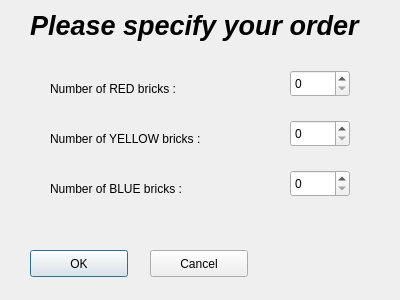
<?xml version="1.0" encoding="UTF-8"?>
<ui version="4.0">
 <class>Dialog</class>
 <widget class="QDialog" name="Dialog">
  <property name="geometry">
   <rect>
    <x>0</x>
    <y>0</y>
    <width>400</width>
    <height>300</height>
   </rect>
  </property>
  <property name="windowTitle">
   <string>Dialog</string>
  </property>
  <widget class="QPushButton" name="ok_btn">
   <property name="geometry">
    <rect>
     <x>30</x>
     <y>250</y>
     <width>98</width>
     <height>27</height>
    </rect>
   </property>
   <property name="text">
    <string>OK</string>
   </property>
  </widget>
  <widget class="QPushButton" name="cncl_btn">
   <property name="geometry">
    <rect>
     <x>150</x>
     <y>250</y>
     <width>98</width>
     <height>27</height>
    </rect>
   </property>
   <property name="text">
    <string>Cancel</string>
   </property>
  </widget>
  <widget class="QLabel" name="label">
   <property name="geometry">
    <rect>
     <x>50</x>
     <y>80</y>
     <width>181</width>
     <height>17</height>
    </rect>
   </property>
   <property name="text">
    <string>Number of RED bricks :</string>
   </property>
  </widget>
  <widget class="QLabel" name="label_2">
   <property name="geometry">
    <rect>
     <x>50</x>
     <y>130</y>
     <width>191</width>
     <height>17</height>
    </rect>
   </property>
   <property name="text">
    <string>Number of YELLOW bricks :</string>
   </property>
  </widget>
  <widget class="QLabel" name="label_3">
   <property name="geometry">
    <rect>
     <x>50</x>
     <y>180</y>
     <width>181</width>
     <height>17</height>
    </rect>
   </property>
   <property name="text">
    <string>Number of BLUE bricks :</string>
   </property>
  </widget>
  <widget class="QLabel" name="label_4">
   <property name="geometry">
    <rect>
     <x>30</x>
     <y>10</y>
     <width>331</width>
     <height>31</height>
    </rect>
   </property>
   <property name="font">
    <font>
     <pointsize>20</pointsize>
     <weight>75</weight>
     <italic>true</italic>
     <bold>true</bold>
    </font>
   </property>
   <property name="text">
    <string>Please specify your order</string>
   </property>
  </widget>
  <widget class="QSpinBox" name="redSpinBox">
   <property name="geometry">
    <rect>
     <x>290</x>
     <y>70</y>
     <width>60</width>
     <height>27</height>
    </rect>
   </property>
  </widget>
  <widget class="QSpinBox" name="yellowSpinBox">
   <property name="geometry">
    <rect>
     <x>290</x>
     <y>120</y>
     <width>60</width>
     <height>27</height>
    </rect>
   </property>
  </widget>
  <widget class="QSpinBox" name="blueSpinBox">
   <property name="geometry">
    <rect>
     <x>290</x>
     <y>170</y>
     <width>60</width>
     <height>27</height>
    </rect>
   </property>
  </widget>
 </widget>
 <resources/>
 <connections/>
</ui>
